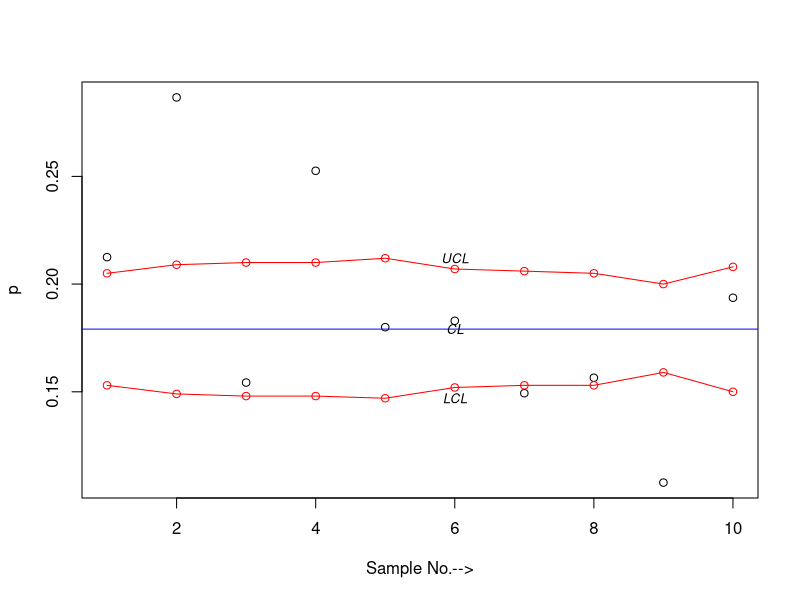
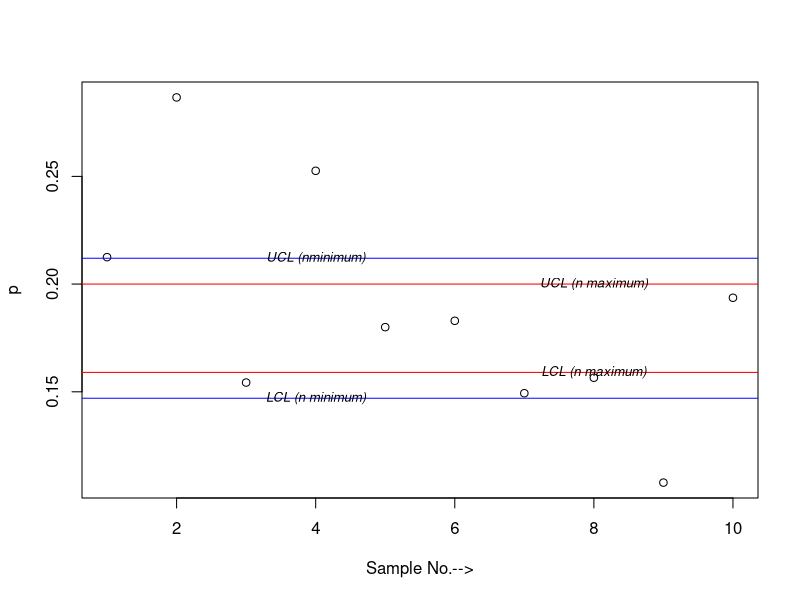
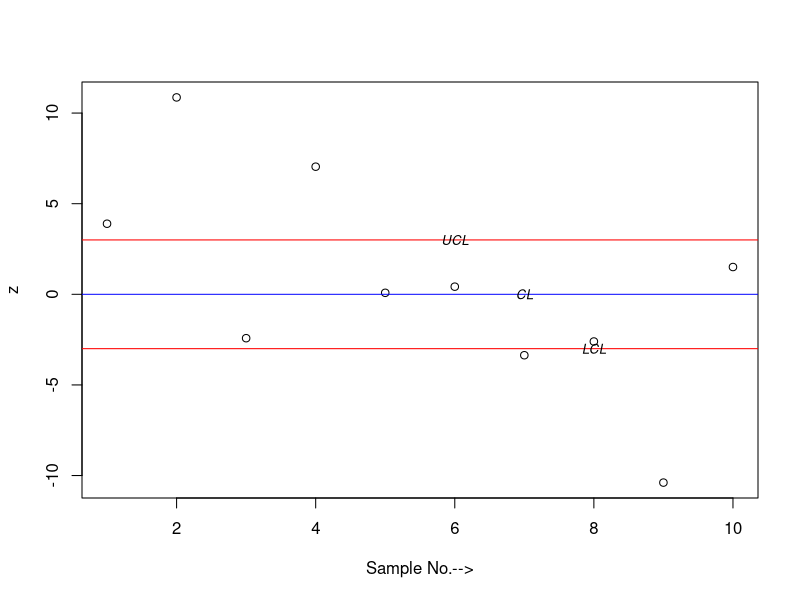

The R source for these figures, in order:
#Page no. 1.37
rm(list=ls(all=T))
k<-10
n<-c(2000,1500,1400,1350,1250,1760,1875,1955,3125,1575)
d<-c(425,430,216,341,225,322,280,306,337,305)
p<-d/n
p_bar<-round(sum(d)/sum(n),digits=4)
p_bar
q_bar<-1-p_bar
q_bar
p_bar*q_bar
UCL<-round(p_bar+3*sqrt((p_bar*q_bar)/n),digits=3)
LCL<-round(p_bar-3*sqrt((p_bar*q_bar)/n),digits=3)
computation<-data.frame(n,d,p,(p_bar*q_bar)/n,sqrt((p_bar*q_bar)/n),
                        3*sqrt((p_bar*q_bar)/n),UCL,LCL)
computation
plot(1:k,p,xlab="Sample No.-->",ylab="p")
lines(1:k,UCL,type="o",col="red")
abline(h=p_bar,col="blue")
lines(1:k,LCL,type="o",col="red")
text(c(6,6,6),c(UCL[5],p_bar,LCL[5]),labels=c("UCL","CL","LCL"),font=3,cex=0.8)

plot(1:k,p,xlab="Sample No.-->",ylab="p")
abline(h=c(UCL[which.max(n)],UCL[which.min(n)],LCL[which.max(n)],LCL[which.min(n)]),col=c("red","blue","red","blue"))
text(c(8,4,8,4),c(UCL[which.max(n)],UCL[which.min(n)],LCL[which.max(n)],LCL[which.min(n)]),labels=c("UCL (n maximum)","UCL (nminimum)","LCL (n maximum)","LCL (n minimum)"),font=3,cex=0.8)

z<-(p-p_bar)/sqrt((p_bar*q_bar)/n)
compuatation_z<-round(data.frame(p,p-p_bar,sqrt((p_bar*q_bar)/n),z),digits=4)
compuatation_z
plot(1:k,z,xlab="Sample No.-->",ylab="z")
abline(h=c(-3,3,0),col=c("red","red","blue"))
text(c(6,7,8),c(3,0,-3),labels=c("UCL","CL","LCL"),font=3,cex=0.8)
#"The answer may slightly vary due to rounding off values."    